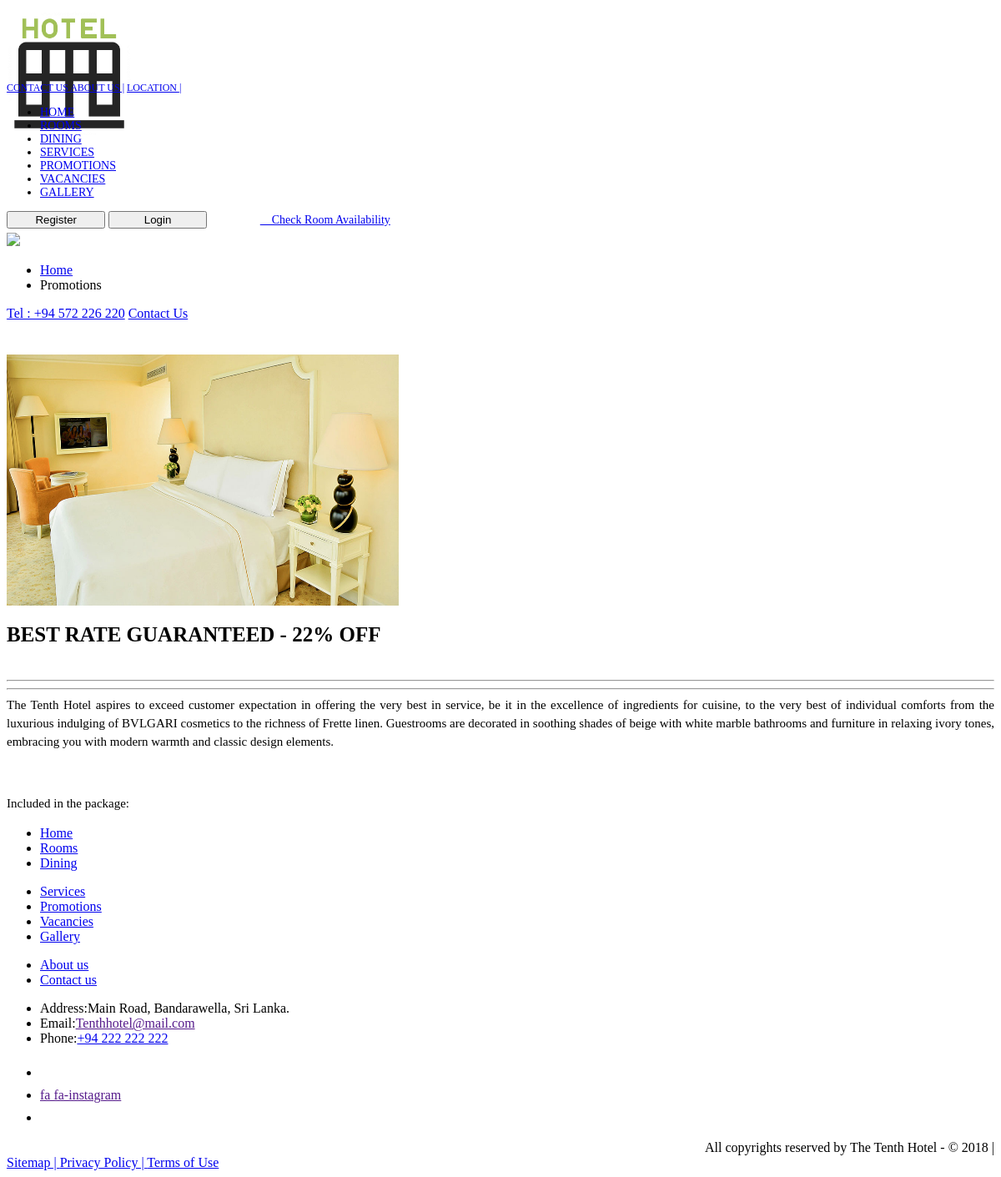
The page /view_promotions2.php?promotion_no=1 on the database its author committed.
### tables this page shows
CREATE TABLE `promotion` (
  `promotion_no` int(11) NOT NULL,
  `prm_caption` varchar(200) DEFAULT NULL,
  `prm_desc` varchar(700) NOT NULL,
  `promotion_cat_id` varchar(10) NOT NULL,
  `promotion_name` varchar(100) NOT NULL,
  `promotion_img` varchar(500) NOT NULL,
  `package _details` varchar(500) NOT NULL
);

### config/customer.php (called while the page is built, shortened)
<?php
class customer extends user{
    public function view_promotions2($table,$promotionno){
        $sql ="SELECT *  FROM ".$table." WHERE  promotion_no =".$promotionno;
        $array =array();
        $query =mysqli_query($this->con,$sql);
        while($row =mysqli_fetch_assoc($query)){
            $array[] = $row;
        }
        return $array;
    }
}
$obj =new customer;
?>

### config/db_con.php (called while the page is built, shortened)
<?php
    class database {
        public  function __construct(){
             $this ->con = mysqli_connect("localhost","root","","10thhotel2") or die("Error connecting to database");
        }
    }
?>

### view_promotions2.php (the view, shortened to what this page needs)
<?php
include "./config/customer.php";
?>
<!DOCTYPE html>
<html lang="en">
    <head>
        <link rel="stylesheet" href="assets/css/promotion.css" >
    </head>
	<body class="w3-white" >
		<header>
			<?php
			if(isset($_SESSION['uid'])) {
				include_once './navigations/nav2.php';
			}else{
				include_once './navigations/nav1.php';
			}
			?>
		</header>
				<div id="myslide">
					<div id="slideht">
						<div class="mySlides w3-display-container w3-center">
							<img class="imgslider"src="assets/img/promotions/p3.jpg" >
						</div>
					</div>
				</div>
		<div class="site-main container">
			<div class="section-page-heading row  ">
				<div class="breadcrumb-leftnav-wrapper ">
					<div class="col-md-12 col-lg-10 col-lg-offset-1 ">
						<ul class="breadcrumb">
							<li><a href="index.php" title="The Tenth Hotel" class="bolds">Home</a><span class="sep"></span></li>
							<li class="active"><span class="last">Promotions</span></li>
						</ul>
						<div class="breadcrumb-contacts">
							<a class="tellink" href="tel:+94 572 226 220">Tel : +94 572 226 220</a>
							<a href="contact_us.php">Contact Us</a>
						</div>
					</div>
				</div>
			</div>
					<?php
					$promotion_no = $_REQUEST['promotion_no'];
					$myrow =$obj ->view_promotions2("promotion",$promotion_no);
					foreach($myrow as $row){ ?>
				<div class="section-offer-content row"style="margin-top:40px;">
					<div class="images-wrapper col-sm-10 col-sm-offset-1 col-md-6 col-md-offset-0 col-lg-5 col-lg-offset-1">
						<img style="height:301.172px;width:470px;"class="" src="<?php echo $row['promotion_img']?>" alt="BEST RATE GUARANTEED – 22% OFF">
					</div>
					<div class="content-wrapper col-sm-10 col-sm-offset-1 col-md-6 col-md-offset-0 col-lg-5" >
						<h1 style=" margin-bottom: 40px; font-size: 25px;"><?php echo  $row['promotion_name'] ?></h1>
						<hr>
					</div>
				</div>
				<div class="section-content-bottom section-page-content row">
					<div class="col-sm-10 col-sm-offset-1 col-md-12 col-md-offset-0 col-lg-10 col-lg-offset-1">
						<hr>
						<p><?php echo  $row['prm_desc'] ?></p>
						<p>&nbsp;</p>
						<p>Included in the package:</p>
					</div>
				</div>
				<?php } ?>
		</div>
		<footer>
			<?php
				if(isset($_SESSION['uid'])) {
					include_once './footers/footer2.php';
				}else{
					include_once './footers/footer1.php';
				}
			?>
		</footer>
	</body>
</html>

### assets/css/promotion.css (style rules this page uses)
li { display: list-item; text-align: -webkit-match-parent; }
.section-page-content { text-align: justify; }
.section-page-content { float: none; color: #000; font-size: 15px; text-align: justify; }
.section-page-content p { margin-bottom: 15px; }
p { margin: 0; line-height: 22px; }

### rows shown on the page
promotion: promotion_img (picture), promotion_name "BEST RATE GUARANTEED - 22% OFF", prm_desc "The Tenth Hotel aspires to exceed customer expectation in offering the very best in service, be it in the excellence of ingredients for cuisine, to the very best of individual comforts from the luxurious indulging of BVLGARI cosmetics to the richness of Frette linen. Guestrooms are decorated in soothing shades of beige with white marble bathrooms and furniture in relaxing ivory tones, embracing you with modern warmth and classic design elements."
